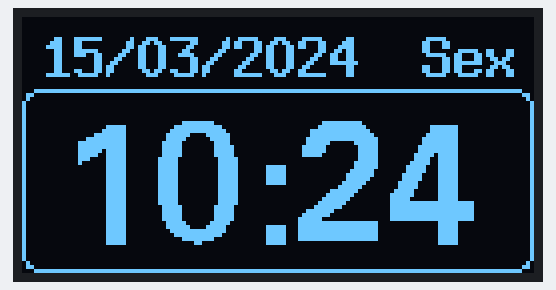
This sketch was run on a simulated Arduino Uno, built with avr-gcc and run on an emulated ATmega328P. Parts: 128×64 one-colour display. The local clock reads 2024-03-15 10:24:30 at power-on unless the sketch sets it.

Above: at 0.3 s.
At 31.4 s:
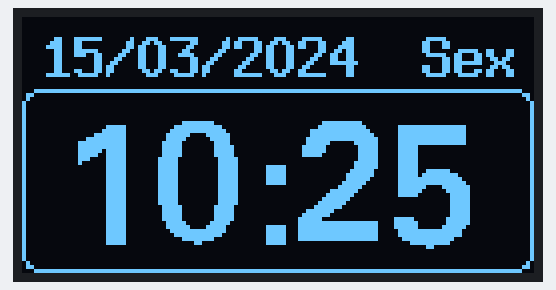
At 90.8 s:
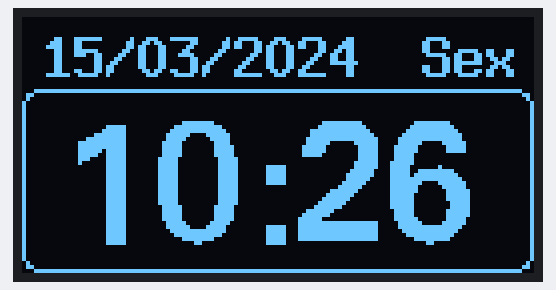

Measured:
- what the display in image 0 shows lasts 31.0 s, from 0.3 s to 31.3 s
- what the display in image 1 shows lasts 59.5 s, from 31.3 s to 90.8 s

The sketch:

TrabalhoArtRelogio_copy.ino
```cpp
#include <ThreeWire.h> // Inclui a biblioteca ThreeWire para comunicação I2C
#include <RtcDS1302.h> // Inclui a biblioteca RTC para o chip DS1302
#include "U8glib.h" // Inclui a biblioteca U8glib para controle de displays OLED

// Inicializa a comunicação com o RTC e o display
ThreeWire myWire(4, 5, 2); // Define os pinos de comunicação I2C
RtcDS1302<ThreeWire> Rtc(myWire); // Cria um objeto RTC utilizando a comunicação ThreeWire
U8GLIB_SSD1306_128X64 u8g(U8G_I2C_OPT_NO_ACK); // Cria um objeto para o display OLED

// Array com os nomes dos dias da semana
const char* dayNames[] = {"Dom", "Seg", "Ter", "Qua", "Qui", "Sex", "Sáb"};

void setup() {
    u8g.setColorIndex(1); // Define a cor do display como branco
    Rtc.Begin(); // Inicializa o RTC

    // Configura a data e hora de compilação
    RtcDateTime compiled = RtcDateTime(__DATE__, __TIME__);

    // Verifica se o RTC está protegido contra gravação
    if (Rtc.GetIsWriteProtected()) {
        Rtc.SetIsWriteProtected(false); // Habilita a gravação no RTC
    }

    // Verifica se o RTC está funcionando
    if (!Rtc.GetIsRunning()) {
        Rtc.SetIsRunning(true); // Inicializa o RTC se não estiver em execução
    }

    // Obtém a data e hora atuais do RTC
    RtcDateTime now = Rtc.GetDateTime();

    // Se o ano for 2000, configura o RTC para a data de compilação
    if (now.Year() == 2000) {
        Rtc.SetDateTime(compiled); // Define a data e hora de compilação
    }
}

void loop() {
    // Obtém a data e hora atuais do RTC
    RtcDateTime now = Rtc.GetDateTime();
    u8g.firstPage(); // Inicia a primeira página do display
    do {
        draw(now); // Chama a função para desenhar a data e a hora
    } while (u8g.nextPage()); // Continua até que todas as páginas sejam desenhadas
    delay(1000); // Espera 1 segundo antes de atualizar novamente
}

void draw(const RtcDateTime& dt) {
    u8g.setFont(u8g_font_8x13B); // Define a fonte para a data

    // Exibir a data no formato DD/MM/AAAA
    char dateString[11];
    snprintf(dateString, sizeof(dateString), "%02u/%02u/%04u", dt.Day(), dt.Month(), dt.Year());
    u8g.drawStr(5, 15, dateString); // Desenha a data na posição especificada

    // Calcular o dia da semana usando uma fórmula
    int dayOfWeek = (dt.Day() + ((13 * (dt.Month() + 1)) / 5) + dt.Year() + (dt.Year() / 4) - (dt.Year() / 100) + (dt.Year() / 400)) % 7;
    // Ajuste para que Domingo seja representado como 0
    dayOfWeek = (dayOfWeek + 6) % 7;
    u8g.drawStr(100, 15, dayNames[dayOfWeek]); // Desenha o nome do dia na posição especificada

    // Exibir hora em formato 24h (sem segundos)
    u8g.setFont(u8g_font_fub30); // Define a fonte para a hora
    char timeString[6]; // Ajusta o tamanho para HH:MM
    snprintf(timeString, sizeof(timeString), "%02u:%02u", dt.Hour(), dt.Minute()); // Formata a string com a hora e os minutos
    u8g.drawStr(10, 57, timeString); // Desenha a hora na posição especificada

    // Desenha a moldura do relógio no display
    u8g.drawRFrame(0, 18, 128, 46, 4); // Define a moldura com posição e tamanho
}
```
